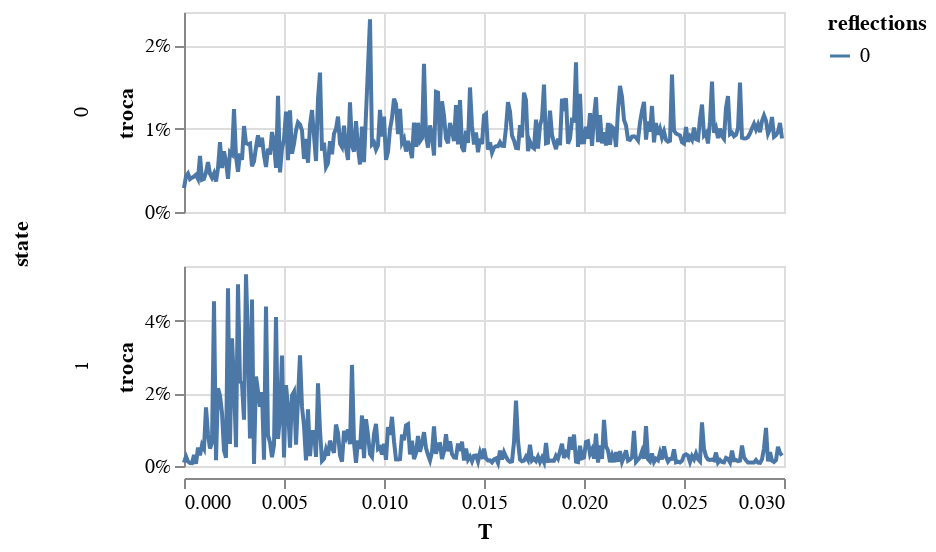

The code cell stored with this chart in its notebook:
### Code cell
alt.Chart(db_mean).mark_line().encode(
    x = 'T',
    y = alt.Y('troca').axis(format = '%'),
    row = 'state:N',
    color = 'reflections:N'
).properties(height = 100).resolve_scale(y = 'independent')

### Figure 1 — Vega-Lite specification as saved in the notebook (floating-point values rounded to 4 significant figures; data arrays with more than 128 entries replaced by an {"elided": "..."} marker saying what was removed)
{"config": {"view": {"continuousWidth": 300, "continuousHeight": 300}}, "data": {"name": "data-ec1770d5997ea4082aab03fbbeed6813"}, "mark": {"type": "line"}, "encoding": {"color": {"field": "reflections", "type": "nominal"}, "row": {"field": "state", "type": "nominal"}, "x": {"field": "T", "type": "quantitative"}, "y": {"axis": {"format": "%"}, "field": "troca", "type": "quantitative"}}, "height": 100, "resolve": {"scale": {"y": "independent"}}, "$schema": "https://vega.github.io/schema/vega-lite/v5.17.0.json", "datasets": {"data-ec1770d5997ea4082aab03fbbeed6813": {"elided": "600 records"}}}
